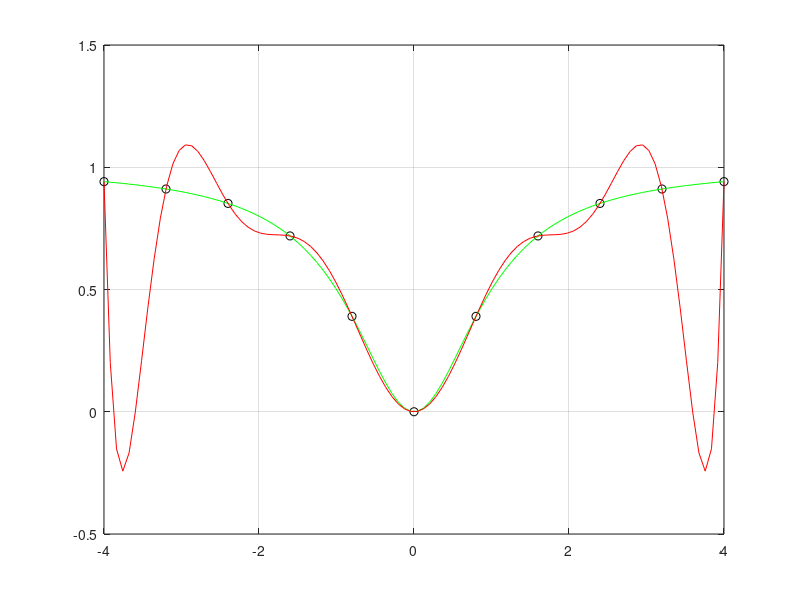
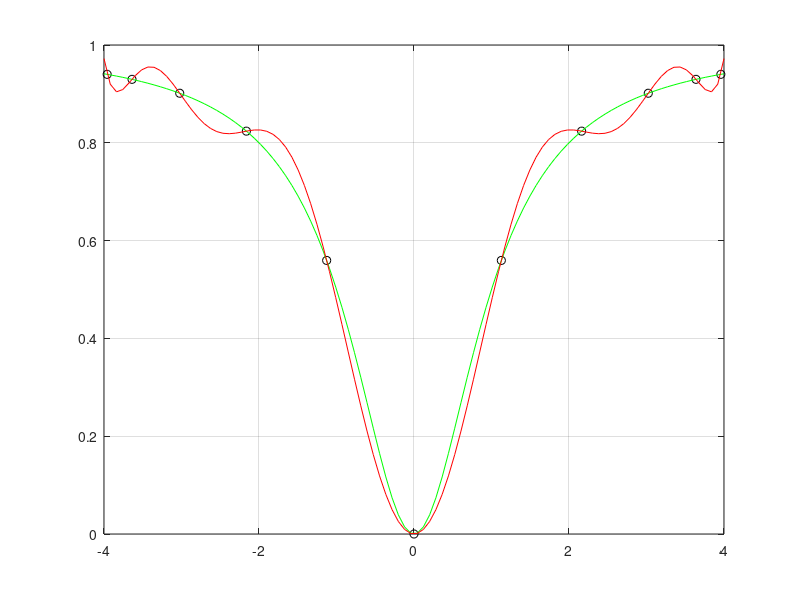

MATLAB code for these plots, in order:
% Esercizio 06

% Dati [parte 1]
g = @(x) (x.^2)./(1 + x.^2);
a = -4;
b = 4;
n = 10;

% Richieste [parte 1]
x = linspace(a,b,n+1);

p = polyfit(x,g(x),n);

figure(1)
plot(x,g(x),"ko")
hold on

z = linspace(a,b);
plot(z,g(z),"g")
plot(z,polyval(p,z),"r")
grid on

E = max(abs(g(z) - polyval(p,z)))

% Dati [parte 2]
k = 1:n+1;
ck = 4*cos(pi*(2*k - 1) / (2*n + 2))

% Richieste [parte 2]
p = polyfit(ck,g(ck),n);

figure(2)
plot(ck,g(ck),"ko")
hold on

z = linspace(a,b);
plot(z,g(z),"g")
plot(z,polyval(p,z),"r")
grid on

E = max(abs(g(z) - polyval(p,z)))
